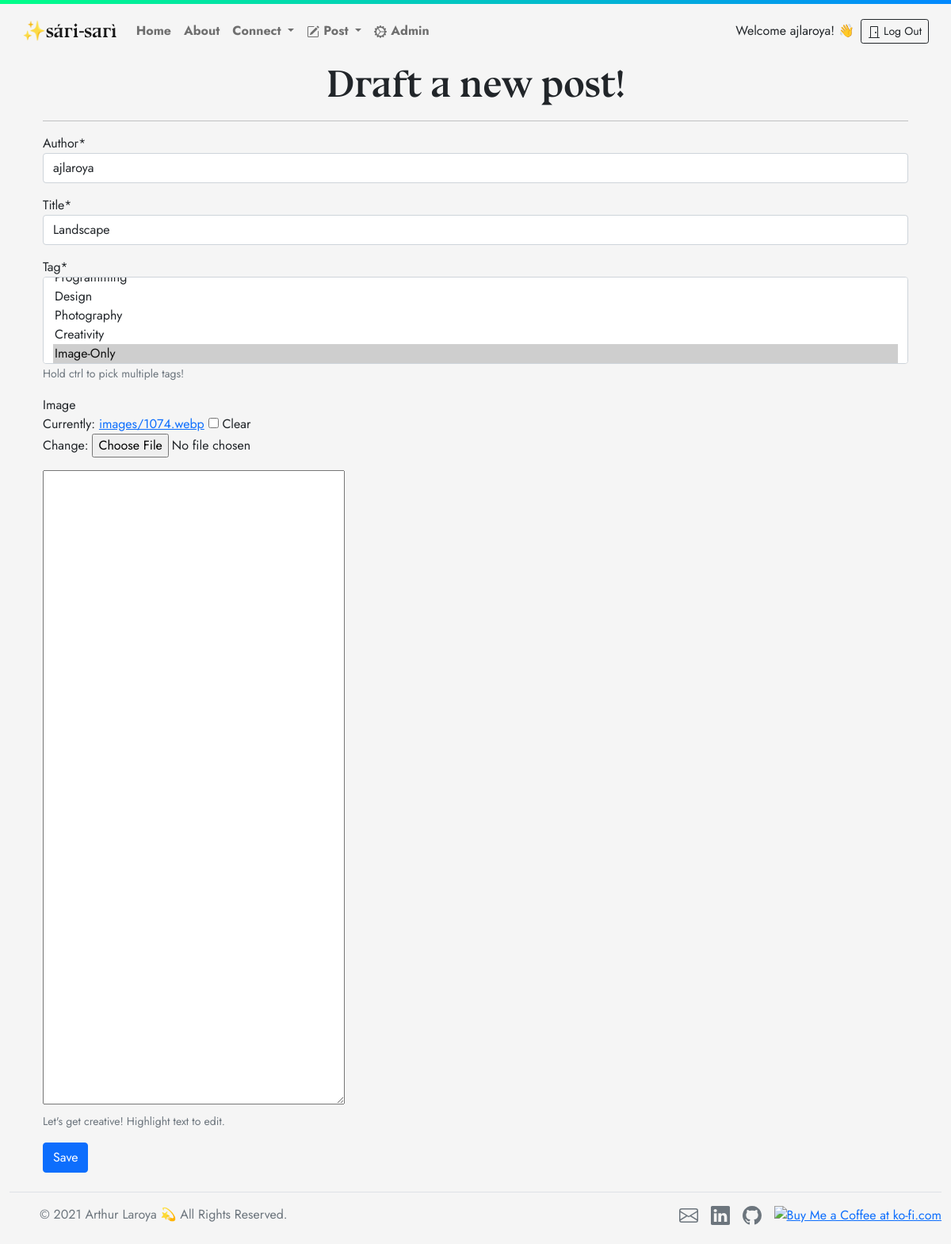
The app's page /post/30/edit/ (signed in), older data.
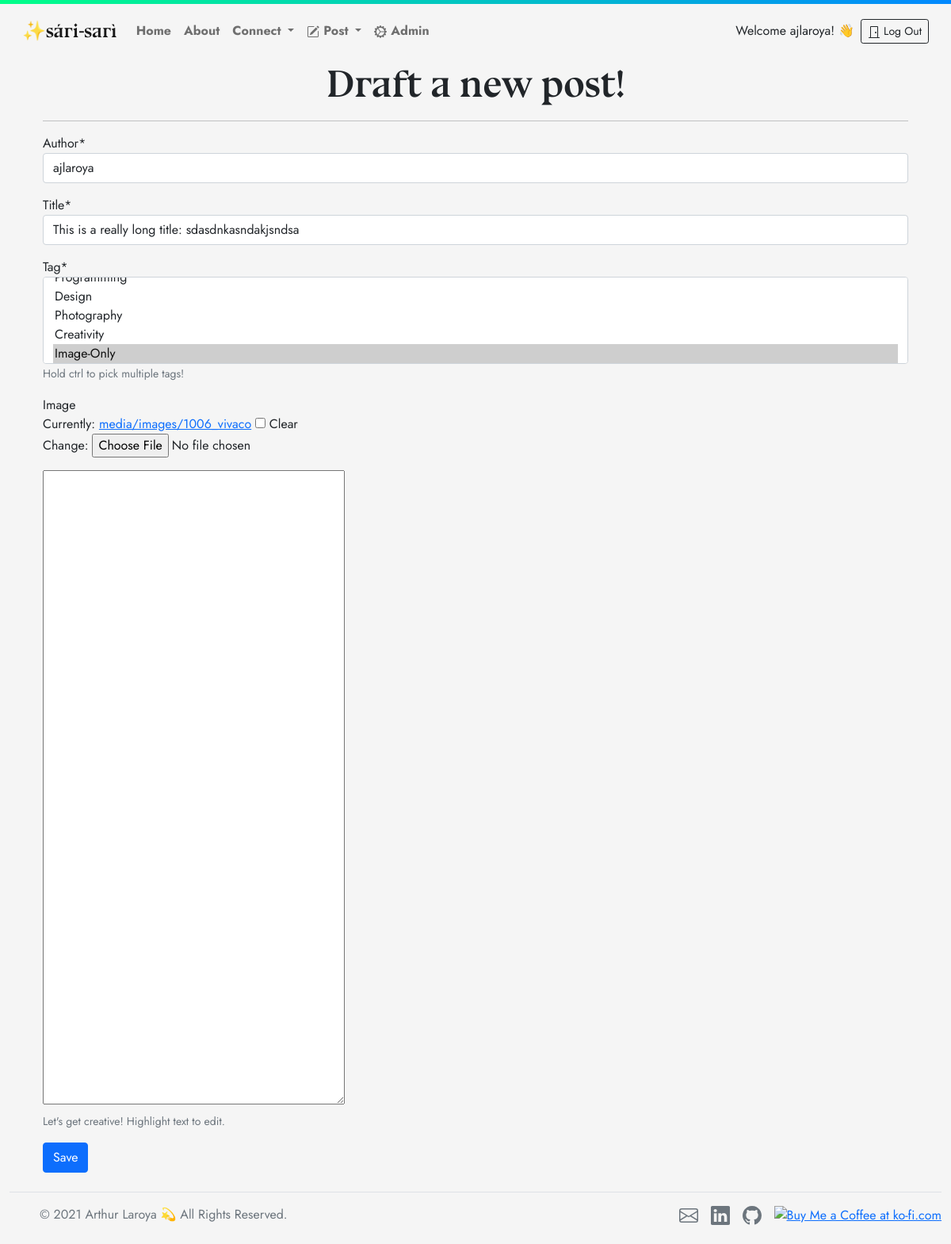
The same page, newer data.
### blog/models.py (models this page shows, shortened)
class Post(models.Model):
    author = models.ForeignKey('auth.User',on_delete=models.CASCADE) # authorised user
    title = models.CharField(max_length=200)
    text = models.TextField(blank=True)
    created_date = models.DateTimeField(default=timezone.now)
    published_date = models.DateTimeField(blank=True,null=True)
    tag = models.ManyToManyField(Tag, help_text='Hold ctrl to pick multiple tags!')
    image = models.ImageField(upload_to='images',blank=True)
    like = models.IntegerField(blank=True,null=True)

### blog/views.py (the view)
# urls.py: re_path(r'^post/(?P<pk>\d+)/edit/$',views.PostUpdateView.as_view(),name='post_edit'),
class PostUpdateView(LoginRequiredMixin,UpdateView):
    login_url = '/login/'
    redirect_field_name = 'blog/post_detail.html'
    form_class = PostForm
    model = Post

### blog/forms.py
class PostForm(forms.ModelForm):
    class Meta():
        model = Post
        fields = ('author','title','text','tag','image')
        widgets = {
            'title':forms.TextInput(attrs={'class':'textinputclass'}),
            'text':forms.Textarea(attrs={'id':'mytextarea','name':'mytextarea','style':'height: 800px'})
        }

### blog/models.py (called while the page is built)
    def __str__(self):
        return self.name

### blog/templates/blog/post_form.html (shortened to what this page needs)
{% extends 'blog/base.html' %}
{% load crispy_forms_tags %}
{% block content %}
<h1 class="posttitle">Draft a new post!</h1>
<hr>
<form class="mb-3" method="post" enctype="multipart/form-data">
  <div class="mb-3">
    {{ form.author|as_crispy_field }}
  </div>
  <div class="mb-3">
    {{ form.title|as_crispy_field }}
  </div>
  <div class="mb-3">
    {{ form.tag|as_crispy_field }}
  </div>
  <div class="mb-3">
    {{ form.image|as_crispy_field }}
  </div>
  <div class="mb-3">
    {{ form.text }}
    <div class="form-text">Let's get creative! Highlight text to edit.</div>
  </div>
  <button class="save btn btn-primary" type="submit" name="button">Save</button>
</form>
{% endblock %}

Row changes from the older to the newer data that the page shows:
changed Post "ajlaroya": title "Landscape" → "This is a really long title: sdasdnkasndakjsndsa"
Text that changed along with them:
text no longer shown: "Image Currently: images/1074.webp Clear Change:"
text now shown: "Image Currently: media/images/1006_vivaco Clear Change:"
